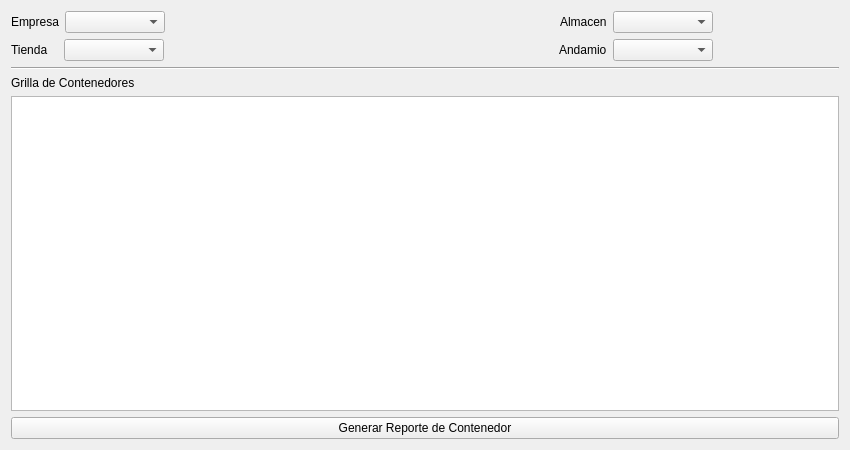
<?xml version="1.0" encoding="UTF-8"?>
<ui version="4.0">
 <class>ui_almacen</class>
 <widget class="QWidget" name="ui_almacen">
  <property name="geometry">
   <rect>
    <x>0</x>
    <y>0</y>
    <width>850</width>
    <height>450</height>
   </rect>
  </property>
  <property name="windowTitle">
   <string>Form</string>
  </property>
  <layout class="QGridLayout" name="gridLayout_14">
   <item row="0" column="0">
    <layout class="QGridLayout" name="gridLayout_13">
     <item row="0" column="0">
      <layout class="QGridLayout" name="gridLayout_12">
       <item row="0" column="0">
        <layout class="QGridLayout" name="gridLayout_10">
         <item row="0" column="0">
          <layout class="QGridLayout" name="gridLayout">
           <item row="0" column="0">
            <widget class="QLabel" name="label">
             <property name="text">
              <string>Empresa</string>
             </property>
            </widget>
           </item>
           <item row="0" column="1">
            <widget class="QComboBox" name="comboBox_Empresa">
             <property name="sizePolicy">
              <sizepolicy hsizetype="Preferred" vsizetype="Fixed">
               <horstretch>0</horstretch>
               <verstretch>0</verstretch>
              </sizepolicy>
             </property>
             <property name="minimumSize">
              <size>
               <width>100</width>
               <height>0</height>
              </size>
             </property>
             <property name="maximumSize">
              <size>
               <width>100</width>
               <height>16777215</height>
              </size>
             </property>
            </widget>
           </item>
          </layout>
         </item>
         <item row="0" column="1">
          <spacer name="horizontalSpacer">
           <property name="orientation">
            <enum>Qt::Horizontal</enum>
           </property>
           <property name="sizeHint" stdset="0">
            <size>
             <width>448</width>
             <height>20</height>
            </size>
           </property>
          </spacer>
         </item>
         <item row="0" column="2">
          <layout class="QGridLayout" name="gridLayout_7">
           <item row="0" column="0">
            <layout class="QGridLayout" name="gridLayout_4">
             <item row="0" column="0">
              <widget class="QLabel" name="label_3">
               <property name="text">
                <string>Almacen</string>
               </property>
              </widget>
             </item>
             <item row="0" column="1">
              <widget class="QComboBox" name="comboBox_Almacen">
               <property name="minimumSize">
                <size>
                 <width>100</width>
                 <height>0</height>
                </size>
               </property>
               <property name="maximumSize">
                <size>
                 <width>100</width>
                 <height>16777215</height>
                </size>
               </property>
              </widget>
             </item>
            </layout>
           </item>
           <item row="0" column="1">
            <layout class="QGridLayout" name="gridLayout_5">
             <property name="horizontalSpacing">
              <number>0</number>
             </property>
             <item row="0" column="0">
              <widget class="QPushButton" name="pushButton_addAlmacen">
               <property name="sizePolicy">
                <sizepolicy hsizetype="Fixed" vsizetype="Fixed">
                 <horstretch>0</horstretch>
                 <verstretch>0</verstretch>
                </sizepolicy>
               </property>
               <property name="text">
                <string/>
               </property>
               <property name="icon">
                <iconset resource="Icons/Icons.qrc">
                 <normaloff>:/Icons/1349716423_sq_plus.png</normaloff>:/Icons/1349716423_sq_plus.png</iconset>
               </property>
               <property name="flat">
                <bool>true</bool>
               </property>
              </widget>
             </item>
             <item row="0" column="1">
              <widget class="QPushButton" name="pushButton_editAlmacen">
               <property name="sizePolicy">
                <sizepolicy hsizetype="Fixed" vsizetype="Fixed">
                 <horstretch>0</horstretch>
                 <verstretch>0</verstretch>
                </sizepolicy>
               </property>
               <property name="text">
                <string/>
               </property>
               <property name="icon">
                <iconset resource="Icons/Icons.qrc">
                 <normaloff>:/Icons/1349716425_doc_edit.png</normaloff>:/Icons/1349716425_doc_edit.png</iconset>
               </property>
               <property name="flat">
                <bool>true</bool>
               </property>
              </widget>
             </item>
             <item row="0" column="2">
              <widget class="QPushButton" name="pushButton_deleteAlmacen">
               <property name="sizePolicy">
                <sizepolicy hsizetype="Fixed" vsizetype="Fixed">
                 <horstretch>0</horstretch>
                 <verstretch>0</verstretch>
                </sizepolicy>
               </property>
               <property name="text">
                <string/>
               </property>
               <property name="icon">
                <iconset resource="Icons/Icons.qrc">
                 <normaloff>:/Icons/1349716432_round_minus.png</normaloff>:/Icons/1349716432_round_minus.png</iconset>
               </property>
               <property name="flat">
                <bool>true</bool>
               </property>
              </widget>
             </item>
            </layout>
           </item>
          </layout>
         </item>
        </layout>
       </item>
       <item row="1" column="0">
        <layout class="QGridLayout" name="gridLayout_11">
         <item row="0" column="0">
          <layout class="QGridLayout" name="gridLayout_2">
           <item row="0" column="0">
            <widget class="QLabel" name="label_2">
             <property name="text">
              <string>Tienda   </string>
             </property>
            </widget>
           </item>
           <item row="0" column="1">
            <widget class="QComboBox" name="comboBox_Tienda">
             <property name="minimumSize">
              <size>
               <width>100</width>
               <height>0</height>
              </size>
             </property>
             <property name="maximumSize">
              <size>
               <width>100</width>
               <height>16777215</height>
              </size>
             </property>
            </widget>
           </item>
          </layout>
         </item>
         <item row="0" column="1">
          <spacer name="horizontalSpacer_2">
           <property name="orientation">
            <enum>Qt::Horizontal</enum>
           </property>
           <property name="sizeHint" stdset="0">
            <size>
             <width>448</width>
             <height>20</height>
            </size>
           </property>
          </spacer>
         </item>
         <item row="0" column="2">
          <layout class="QGridLayout" name="gridLayout_8">
           <item row="0" column="0">
            <layout class="QGridLayout" name="gridLayout_3">
             <item row="0" column="0">
              <widget class="QLabel" name="label_4">
               <property name="text">
                <string>Andamio</string>
               </property>
              </widget>
             </item>
             <item row="0" column="1">
              <widget class="QComboBox" name="comboBox_Andamio">
               <property name="minimumSize">
                <size>
                 <width>100</width>
                 <height>0</height>
                </size>
               </property>
               <property name="maximumSize">
                <size>
                 <width>100</width>
                 <height>16777215</height>
                </size>
               </property>
              </widget>
             </item>
            </layout>
           </item>
           <item row="0" column="1">
            <layout class="QGridLayout" name="gridLayout_6">
             <property name="horizontalSpacing">
              <number>0</number>
             </property>
             <item row="0" column="0">
              <widget class="QPushButton" name="pushButton_addAndamio">
               <property name="sizePolicy">
                <sizepolicy hsizetype="Fixed" vsizetype="Fixed">
                 <horstretch>0</horstretch>
                 <verstretch>0</verstretch>
                </sizepolicy>
               </property>
               <property name="text">
                <string/>
               </property>
               <property name="icon">
                <iconset resource="Icons/Icons.qrc">
                 <normaloff>:/Icons/1349716423_sq_plus.png</normaloff>:/Icons/1349716423_sq_plus.png</iconset>
               </property>
               <property name="flat">
                <bool>true</bool>
               </property>
              </widget>
             </item>
             <item row="0" column="1">
              <widget class="QPushButton" name="pushButton_editAndamio">
               <property name="sizePolicy">
                <sizepolicy hsizetype="Fixed" vsizetype="Fixed">
                 <horstretch>0</horstretch>
                 <verstretch>0</verstretch>
                </sizepolicy>
               </property>
               <property name="text">
                <string/>
               </property>
               <property name="icon">
                <iconset resource="Icons/Icons.qrc">
                 <normaloff>:/Icons/1349716425_doc_edit.png</normaloff>:/Icons/1349716425_doc_edit.png</iconset>
               </property>
               <property name="flat">
                <bool>true</bool>
               </property>
              </widget>
             </item>
             <item row="0" column="2">
              <widget class="QPushButton" name="pushButton_deleteAndamio">
               <property name="sizePolicy">
                <sizepolicy hsizetype="Fixed" vsizetype="Fixed">
                 <horstretch>0</horstretch>
                 <verstretch>0</verstretch>
                </sizepolicy>
               </property>
               <property name="text">
                <string/>
               </property>
               <property name="icon">
                <iconset resource="Icons/Icons.qrc">
                 <normaloff>:/Icons/1349716432_round_minus.png</normaloff>:/Icons/1349716432_round_minus.png</iconset>
               </property>
               <property name="flat">
                <bool>true</bool>
               </property>
              </widget>
             </item>
            </layout>
           </item>
          </layout>
         </item>
        </layout>
       </item>
      </layout>
     </item>
     <item row="1" column="0">
      <widget class="Line" name="line">
       <property name="orientation">
        <enum>Qt::Horizontal</enum>
       </property>
      </widget>
     </item>
     <item row="2" column="0">
      <layout class="QGridLayout" name="gridLayout_9">
       <item row="0" column="0">
        <widget class="QLabel" name="label_5">
         <property name="text">
          <string>Grilla de Contenedores</string>
         </property>
        </widget>
       </item>
       <item row="1" column="0">
        <widget class="QTableWidget" name="tableWidget_griContenedores">
         <property name="editTriggers">
          <set>QAbstractItemView::NoEditTriggers</set>
         </property>
         <property name="tabKeyNavigation">
          <bool>false</bool>
         </property>
         <property name="showDropIndicator" stdset="0">
          <bool>false</bool>
         </property>
         <property name="dragDropOverwriteMode">
          <bool>false</bool>
         </property>
         <property name="dragDropMode">
          <enum>QAbstractItemView::NoDragDrop</enum>
         </property>
         <property name="selectionMode">
          <enum>QAbstractItemView::SingleSelection</enum>
         </property>
         <property name="gridStyle">
          <enum>Qt::SolidLine</enum>
         </property>
         <property name="wordWrap">
          <bool>false</bool>
         </property>
         <property name="cornerButtonEnabled">
          <bool>false</bool>
         </property>
        </widget>
       </item>
      </layout>
     </item>
    </layout>
   </item>
   <item row="1" column="0">
    <widget class="QPushButton" name="botonGenerarReporte">
     <property name="text">
      <string>Generar Reporte de Contenedor</string>
     </property>
    </widget>
   </item>
  </layout>
 </widget>
 <resources>
  <include location="Icons/Icons.qrc"/>
 </resources>
 <connections/>
</ui>
